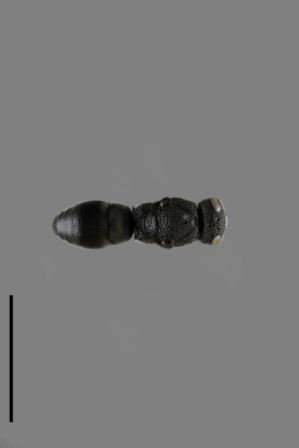
//> input picture Project/testimages/00013403.jpg, 299 x 448 px, given in place of 00069124.jpg, which was not available
$ ./wasp_classifier   (built with g++ and OpenCV 4)
//> lines starting //> are read from the running program, lines starting //| are printed output that depends on the picture; after the words box and inside, x2 and y2 are one past the last pixel; in counts of white or black regions, pixels touching at a corner belong together; pictures that were not available may be replaced by others from this repository, and a replacement may not be noted
//> in extractFeaturesAndLabels, img is the input picture: 448 rows x 299 cols, CV_8UC3; mean B, G, R 122.8, 123, 123.1
//> in preProcess, `GaussianBlur( pyrdown, blur, Size(7,7), 2 );`:
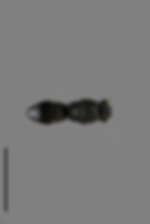
//> blur: 224 rows x 150 cols, CV_8UC3; mean B, G, R 122.8, 123.1, 123.1
### Archive/misc_recognition.h
#ifndef PRIME_PROJECT_2011_MISC_RECOGNITION_H
#define PRIME_PROJECT_2011_MISC_RECOGNITION_H
#include <cv.h>
#include <ml.h>

// Image Processing
void binarize( const cv::Mat& src, cv::Mat& dst );

cv::Rect getBoundingRect( const cv::Mat& bin );


// Color Feature extraction
cv::Mat calcColorWindow( const cv::Mat& src, int blockLength, int blockStride );

void calcColorFeature( const cv::Mat& src, cv::Mat& dst, const cv::Mat& mask = cv::Mat() );


// Machine learning
int getNumLabels( const cv::Mat& labels );

cv::Mat mergeAllExcept( const std::vector<cv::Mat>& indexSets, int fold );

std::vector<cv::Mat> splitData( const cv::Mat& labels, int k );

std::vector<cv::SVM> oneVsAllSVM_train( const cv::Mat& features, const cv::Mat& labels,
	const cv::Mat& varIdx, const cv::Mat& sampleIdx, cv::SVMParams params );

float oneVsAllSVM_predict( const std::vector<cv::SVM>& svms,
	const cv::Mat& feature, cv::Mat& confidenceVector );

float predictFromJointProb( const cv::Mat& colorProbs,
	const cv::Mat& hogProbs, bool returnConfidence = false );

float calculateAcc( const cv::Mat& confusionMatrix,
	float* correct = 0, float* total = 0, int cl = -1 );

void printResults( const cv::Mat& confusionMatrix );


#endif

### Archive/misc_recognition.cpp
/******************************************************************************
 * File:			misc_recognition.cpp
 * Author:			Adrian Teng-Amnuay
 * Email:			atengamn@ucsd.edu, pumpadrian@gmail.com
 *
 * Description:		This program is open source, and was created to assist
 *					in automated Vespidae wasp recognition for TFRI, Taiwan.
 *
 *					The program contains functions used by the wasp
 *					classifier for image pre-processing, color feature
 *					extraction, and model validation methods.
 *****************************************************************************/
#include "misc_recognition.h"
#include <iostream>
using namespace cv;
using namespace std;

// Color feature parameters
#define hbins 30
#define sbins 32
static const int colorFeatureLength = (hbins * sbins);

/**
 * binarize
 *
 * This function is usually one of the first steps in preprocessing.
 *
 * It creates a binary image by thresholding each channel, and combining
 * each channel via bitwise_or. The threshold value is automatically calculated
 * using Otsu's method.
 *
 * @param src		the source image to binarize
 * @param dst		the destination image
 **/
void binarize( const Mat& src, Mat& dst )
{
	// threshold each channel
	vector<Mat> srcChans, dstChans;
	split( src, srcChans );
	for( int i = 0; i < (int)srcChans.size(); i++ )
	{
		dstChans.push_back( Mat() );
		threshold( srcChans[i], dstChans[i], 0, 255, THRESH_BINARY_INV|THRESH_OTSU );
	}
//> this loop made 3 passes

	// combine channels using bitwise_or
	dst = Mat::zeros( src.rows, src.cols, CV_8UC1 );
	for each( Mat chan in dstChans )
		dst = dst | chan;
//> this loop made 3 passes
//> pass 1, in binarize, `dst = dst | chan;`:
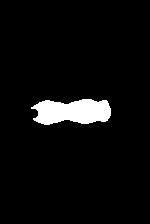
//> dst: 224 rows x 150 cols, CV_8UC1; 4.7% white; 1 white region, box (x1, y1, x2, y2) and area: (31, 99, 111, 125) 1582

	// close image by dilate followed by erode
	dilate( dst, dst, Mat() );
	erode( dst, dst, Mat() );
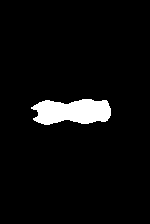
//> dst: 224 rows x 150 cols, CV_8UC1; 4.7% white; 1 white region

	// get rid of holes
	Mat holes = dst.clone();
	floodFill( holes, Point(0,0), Scalar(255,255,255) );
//> holes: 224 rows x 150 cols, CV_8UC1; every value is 255
	holes = ~holes;
//> holes: 224 rows x 150 cols, CV_8UC1; every value is 0
//> (the rest of the program and of its run is left out)
